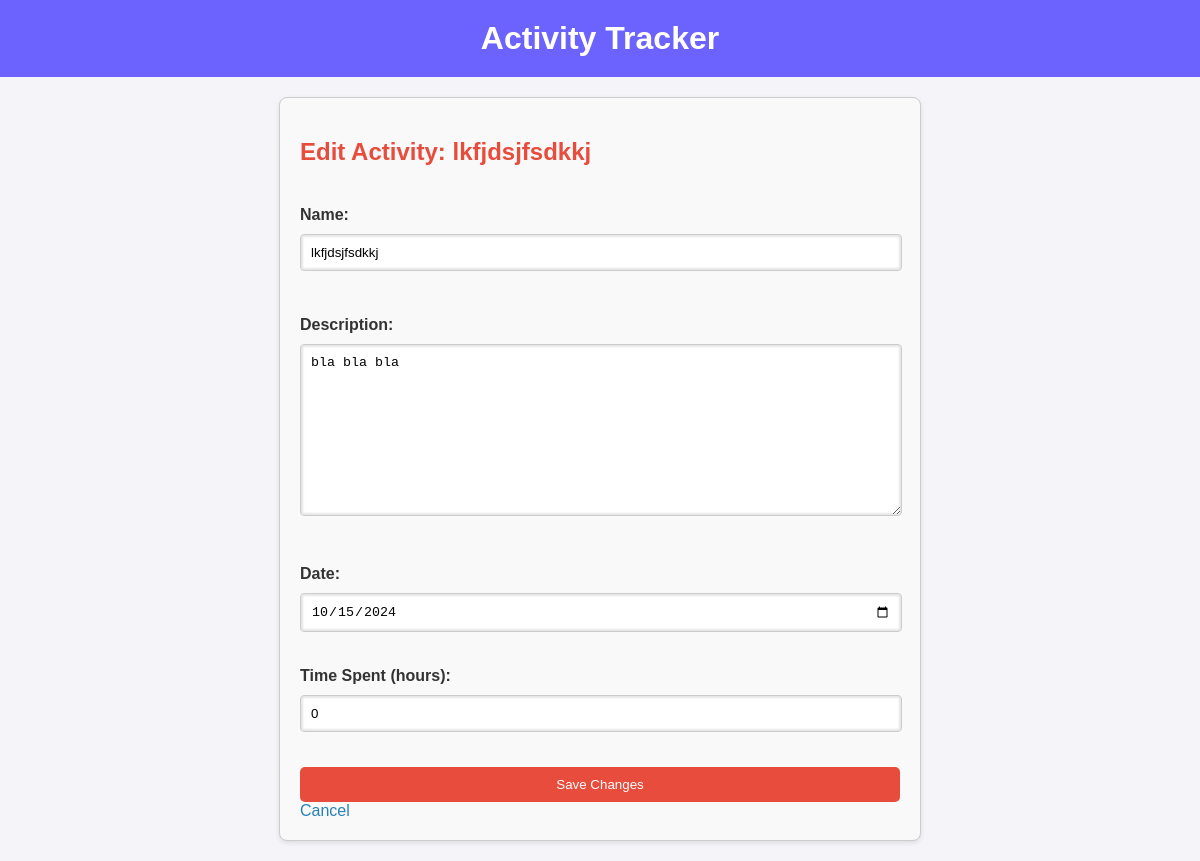
The app's page /activity/edit/6/, older data.
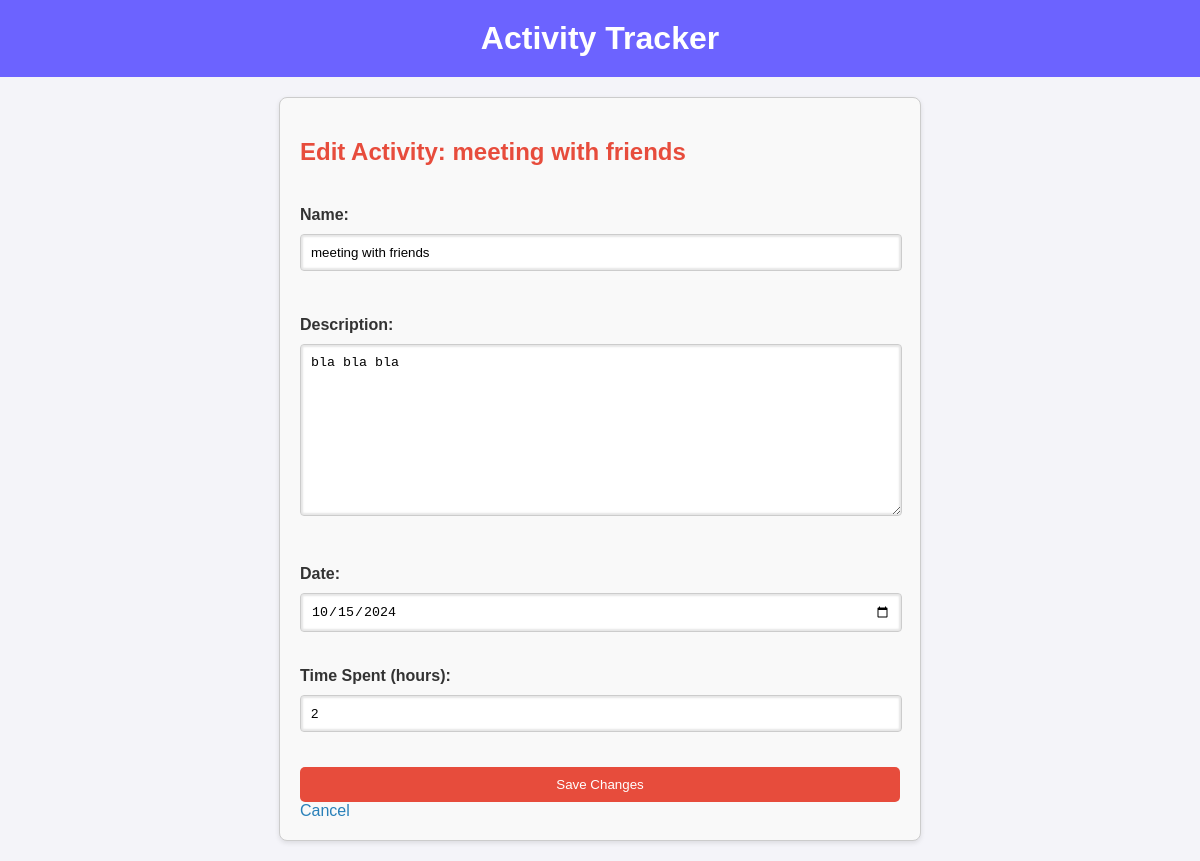
The same page, newer data.
### tracker/models.py (models this page shows, shortened)
class Activity(models.Model):
    name = models.CharField(max_length=255)
    description = models.TextField()
    date = models.DateField()
    time_spent = models.DurationField()  # Track time spent on activity
    score = models.IntegerField(default=0)  # Score based on time spent

### tracker/views.py (the view)
# urls.py: path('activity/edit/<int:pk>/', views.edit_activity, name='edit_activity'),
def edit_activity(request, pk):
    activity = get_object_or_404(Activity, pk=pk)
    time_spent_hours = activity.time_spent.total_seconds() / 3600
    time_spent_hours = int(time_spent_hours) if time_spent_hours.is_integer() else time_spent_hours
    if request.method == 'POST':
        form = ActivityForm(request.POST, instance=activity)
        if form.is_valid():
            activity = form.save(commit=False)
            time_spent_hours_input = request.POST.get('time_spent_hours')
            if time_spent_hours_input:
                activity.time_spent = timedelta(hours=float(time_spent_hours_input))
            activity.save()
            return redirect('activity_detail', pk=activity.pk)
    else:
        form = ActivityForm(instance=activity)
    return render(request, 'tracker/edit_activity.html', {
        'form': form,
        'activity': activity,
        'time_spent_hours': time_spent_hours
    })

### tracker/forms.py (shortened to what this page needs)
class ActivityForm(forms.ModelForm):
    date = forms.DateField(
        widget=forms.DateInput(attrs={'type': 'date'}),
        input_formats=['%Y-%m-%d']
    )
    class Meta:
        model = Activity
        fields = ['name', 'description', 'date']

### tracker/templates/tracker/edit_activity.html (shortened to what this page needs)
{% extends 'tracker/base.html' %}
{% block content %}
<div class="activity-detail">
    <h2>Edit Activity: {{ activity.name }}</h2>
<form method="POST">
    {{ form.as_p }}
    <label for="time_spent_hours">Time Spent (hours):</label>
    <input type="number" name="time_spent_hours" min="0" value="{{ time_spent_hours }}" required>
    <button type="submit">Save Changes</button>
</form>
<a href="{% url 'activity_detail' activity.pk %}">Cancel</a>
</div>
{% endblock %}

Row changes from the older to the newer data that the page shows:
changed Activity "bla bla bla": name "lkfjdsjfsdkkj" → "meeting with friends"
Text that changed along with them:
form field time_spent_hours: "0" → "2"
